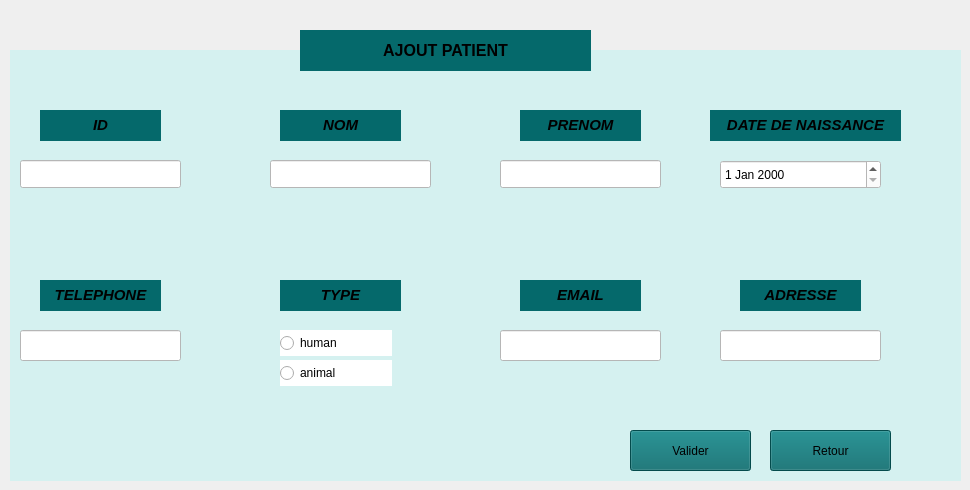
    <widget class="QWidget" name="tab_2">
     <attribute name="title">
      <string>Ajouter Patient</string>
     </attribute>
     <widget class="QLabel" name="label_4">
      <property name="geometry">
       <rect>
        <x>10</x>
        <y>50</y>
        <width>951</width>
        <height>431</height>
       </rect>
      </property>
      <property name="styleSheet">
       <string notr="true">background-color: rgb(213, 241, 240);</string>
      </property>
      <property name="text">
       <string/>
      </property>
     </widget>
     <widget class="QLineEdit" name="tel_line">
      <property name="geometry">
       <rect>
        <x>20</x>
        <y>330</y>
        <width>161</width>
        <height>31</height>
       </rect>
      </property>
      <property name="styleSheet">
       <string notr="true">background-color: rgb(255, 255, 255);  /* Fond blanc */
color: rgb(0, 0, 0);  /* Texte noir */
</string>
      </property>
     </widget>
     <widget class="QLabel" name="label_5">
      <property name="geometry">
       <rect>
        <x>300</x>
        <y>30</y>
        <width>291</width>
        <height>41</height>
       </rect>
      </property>
      <property name="styleSheet">
       <string notr="true">background-color: rgb(5, 105, 107);</string>
      </property>
      <property name="text">
       <string>&lt;html&gt;&lt;head/&gt;&lt;body&gt;&lt;p align=&quot;center&quot;&gt;&lt;span style=&quot; font-size:12pt; font-weight:700;&quot;&gt;AJOUT PATIENT&lt;/span&gt;&lt;/p&gt;&lt;/body&gt;&lt;/html&gt;</string>
      </property>
     </widget>
     <widget class="QLabel" name="label_6">
      <property name="geometry">
       <rect>
        <x>40</x>
        <y>110</y>
        <width>121</width>
        <height>31</height>
       </rect>
      </property>
      <property name="font">
       <font>
        <kerning>true</kerning>
       </font>
      </property>
      <property name="styleSheet">
       <string notr="true">background-color: rgb(5, 105, 107);</string>
      </property>
      <property name="text">
       <string>&lt;html&gt;&lt;head/&gt;&lt;body&gt;&lt;p align=&quot;center&quot;&gt;&lt;span style=&quot; font-size:11pt; font-weight:700; font-style:italic;&quot;&gt;ID&lt;/span&gt;&lt;/p&gt;&lt;/body&gt;&lt;/html&gt;</string>
      </property>
     </widget>
     <widget class="QLineEdit" name="id_line">
      <property name="geometry">
       <rect>
        <x>20</x>
        <y>160</y>
        <width>161</width>
        <height>28</height>
       </rect>
      </property>
      <property name="styleSheet">
       <string notr="true">background-color: rgb(255, 255, 255);  /* Fond blanc */
color: rgb(0, 0, 0);  /* Texte noir */
</string>
      </property>
      <property name="readOnly">
       <bool>true</bool>
      </property>
     </widget>
     <widget class="QLabel" name="label_21">
      <property name="geometry">
       <rect>
        <x>280</x>
        <y>110</y>
        <width>121</width>
        <height>31</height>
       </rect>
      </property>
      <property name="font">
       <font>
        <kerning>true</kerning>
       </font>
      </property>
      <property name="styleSheet">
       <string notr="true">background-color: rgb(5, 105, 107);</string>
      </property>
      <property name="text">
       <string>&lt;html&gt;&lt;head/&gt;&lt;body&gt;&lt;p align=&quot;center&quot;&gt;&lt;span style=&quot; font-size:11pt; font-weight:700; font-style:italic;&quot;&gt;NOM&lt;/span&gt;&lt;/p&gt;&lt;/body&gt;&lt;/html&gt;</string>
      </property>
     </widget>
     <widget class="QLabel" name="label_13">
      <property name="geometry">
       <rect>
        <x>40</x>
        <y>280</y>
        <width>121</width>
        <height>31</height>
       </rect>
      </property>
      <property name="font">
       <font>
        <kerning>true</kerning>
       </font>
      </property>
      <property name="styleSheet">
       <string notr="true">background-color: rgb(5, 105, 107);</string>
      </property>
      <property name="text">
       <string>&lt;html&gt;&lt;head/&gt;&lt;body&gt;&lt;p align=&quot;center&quot;&gt;&lt;span style=&quot; font-size:11pt; font-weight:700; font-style:italic;&quot;&gt;TELEPHONE&lt;/span&gt;&lt;/p&gt;&lt;/body&gt;&lt;/html&gt;</string>
      </property>
     </widget>
     <widget class="QLineEdit" name="nom_line">
      <property name="geometry">
       <rect>
        <x>270</x>
        <y>160</y>
        <width>161</width>
        <height>28</height>
       </rect>
      </property>
      <property name="styleSheet">
       <string notr="true">background-color: rgb(255, 255, 255);  /* Fond blanc */
color: rgb(0, 0, 0);  /* Texte noir */
</string>
      </property>
      <property name="text">
       <string/>
      </property>
     </widget>
     <widget class="QLabel" name="label_22">
      <property name="geometry">
       <rect>
        <x>280</x>
        <y>280</y>
        <width>121</width>
        <height>31</height>
       </rect>
      </property>
      <property name="font">
       <font>
        <kerning>true</kerning>
       </font>
      </property>
      <property name="styleSheet">
       <string notr="true">background-color: rgb(5, 105, 107);</string>
      </property>
      <property name="text">
       <string>&lt;html&gt;&lt;head/&gt;&lt;body&gt;&lt;p align=&quot;center&quot;&gt;&lt;span style=&quot; font-size:11pt; font-weight:700; font-style:italic;&quot;&gt;TYPE&lt;/span&gt;&lt;/p&gt;&lt;/body&gt;&lt;/html&gt;</string>
      </property>
     </widget>
     <widget class="QPushButton" name="bouton_valider_ajout">
      <property name="geometry">
       <rect>
        <x>630</x>
        <y>430</y>
        <width>121</width>
        <height>41</height>
       </rect>
      </property>
      <property name="styleSheet">
       <string notr="true">background-color: rgb(5, 105, 107);</string>
      </property>
      <property name="text">
       <string>Valider</string>
      </property>
     </widget>
     <widget class="QPushButton" name="pushButton_20">
      <property name="geometry">
       <rect>
        <x>770</x>
        <y>430</y>
        <width>121</width>
        <height>41</height>
       </rect>
      </property>
      <property name="styleSheet">
       <string notr="true">background-color: rgb(5, 105, 107);</string>
      </property>
      <property name="text">
       <string>Retour</string>
      </property>
     </widget>
     <widget class="QLabel" name="label_28">
      <property name="geometry">
       <rect>
        <x>520</x>
        <y>110</y>
        <width>121</width>
        <height>31</height>
       </rect>
      </property>
      <property name="font">
       <font>
        <kerning>true</kerning>
       </font>
      </property>
      <property name="styleSheet">
       <string notr="true">background-color: rgb(5, 105, 107);</string>
      </property>
      <property name="text">
       <string>&lt;html&gt;&lt;head/&gt;&lt;body&gt;&lt;p align=&quot;center&quot;&gt;&lt;span style=&quot; font-size:11pt; font-weight:700; font-style:italic;&quot;&gt;PRENOM&lt;/span&gt;&lt;/p&gt;&lt;/body&gt;&lt;/html&gt;</string>
      </property>
     </widget>
     <widget class="QLineEdit" name="prenom_line">
      <property name="geometry">
       <rect>
        <x>500</x>
        <y>160</y>
        <width>161</width>
        <height>28</height>
       </rect>
      </property>
      <property name="styleSheet">
       <string notr="true">background-color: rgb(255, 255, 255);  /* Fond blanc */
color: rgb(0, 0, 0);  /* Texte noir */
</string>
      </property>
      <property name="text">
       <string/>
      </property>
     </widget>
     <widget class="QLabel" name="label_29">
      <property name="geometry">
       <rect>
        <x>710</x>
        <y>110</y>
        <width>191</width>
        <height>31</height>
       </rect>
      </property>
      <property name="font">
       <font>
        <kerning>true</kerning>
       </font>
      </property>
      <property name="styleSheet">
       <string notr="true">background-color: rgb(5, 105, 107);</string>
      </property>
      <property name="text">
       <string>&lt;html&gt;&lt;head/&gt;&lt;body&gt;&lt;p align=&quot;center&quot;&gt;&lt;span style=&quot; font-size:11pt; font-weight:700; font-style:italic;&quot;&gt;DATE DE NAISSANCE&lt;/span&gt;&lt;/p&gt;&lt;/body&gt;&lt;/html&gt;</string>
      </property>
     </widget>
     <widget class="QDateEdit" name="date_line">
      <property name="geometry">
       <rect>
        <x>720</x>
        <y>160</y>
        <width>161</width>
        <height>29</height>
       </rect>
      </property>
      <property name="styleSheet">
       <string notr="true">background-color: rgb(255, 255, 255);  /* Fond blanc */
color: rgb(0, 0, 0);  /* Texte noir */
</string>
      </property>
     </widget>
     <widget class="QRadioButton" name="type_ch1">
      <property name="geometry">
       <rect>
        <x>280</x>
        <y>330</y>
        <width>112</width>
        <height>26</height>
       </rect>
      </property>
      <property name="styleSheet">
       <string notr="true">background-color: rgb(255, 255, 255);  /* Fond blanc */
color: rgb(0, 0, 0);  /* Texte noir */
</string>
      </property>
      <property name="text">
       <string>human</string>
      </property>
     </widget>
     <widget class="QRadioButton" name="type_ch2">
      <property name="geometry">
       <rect>
        <x>280</x>
        <y>360</y>
        <width>112</width>
        <height>26</height>
       </rect>
      </property>
      <property name="styleSheet">
       <string notr="true">background-color: rgb(255, 255, 255);  /* Fond blanc */
color: rgb(0, 0, 0);  /* Texte noir */
</string>
      </property>
      <property name="text">
       <string>animal</string>
      </property>
     </widget>
     <widget class="QLabel" name="label_23">
      <property name="geometry">
       <rect>
        <x>520</x>
        <y>280</y>
        <width>121</width>
        <height>31</height>
       </rect>
      </property>
      <property name="font">
       <font>
        <kerning>true</kerning>
       </font>
      </property>
      <property name="styleSheet">
       <string notr="true">background-color: rgb(5, 105, 107);</string>
      </property>
      <property name="text">
       <string>&lt;html&gt;&lt;head/&gt;&lt;body&gt;&lt;p align=&quot;center&quot;&gt;&lt;span style=&quot; font-size:11pt; font-weight:700; font-style:italic;&quot;&gt;EMAIL&lt;/span&gt;&lt;/p&gt;&lt;/body&gt;&lt;/html&gt;</string>
      </property>
     </widget>
     <widget class="QLineEdit" name="email_line">
      <property name="geometry">
       <rect>
        <x>500</x>
        <y>330</y>
        <width>161</width>
        <height>31</height>
       </rect>
      </property>
      <property name="styleSheet">
       <string notr="true">background-color: rgb(255, 255, 255);  /* Fond blanc */
color: rgb(0, 0, 0);  /* Texte noir */
</string>
      </property>
     </widget>
     <widget class="QLabel" name="label_30">
      <property name="geometry">
       <rect>
        <x>740</x>
        <y>280</y>
        <width>121</width>
        <height>31</height>
       </rect>
      </property>
      <property name="font">
       <font>
        <kerning>true</kerning>
       </font>
      </property>
      <property name="styleSheet">
       <string notr="true">background-color: rgb(5, 105, 107);</string>
      </property>
      <property name="text">
       <string>&lt;html&gt;&lt;head/&gt;&lt;body&gt;&lt;p align=&quot;center&quot;&gt;&lt;span style=&quot; font-size:11pt; font-weight:700; font-style:italic;&quot;&gt;ADRESSE&lt;/span&gt;&lt;/p&gt;&lt;/body&gt;&lt;/html&gt;</string>
      </property>
     </widget>
     <widget class="QLineEdit" name="adresse_line">
      <property name="geometry">
       <rect>
        <x>720</x>
        <y>330</y>
        <width>161</width>
        <height>31</height>
       </rect>
      </property>
      <property name="styleSheet">
       <string notr="true">background-color: rgb(255, 255, 255);  /* Fond blanc */
color: rgb(0, 0, 0);  /* Texte noir */
</string>
      </property>
      <property name="text">
       <string/>
      </property>
     </widget>
    </widget>
